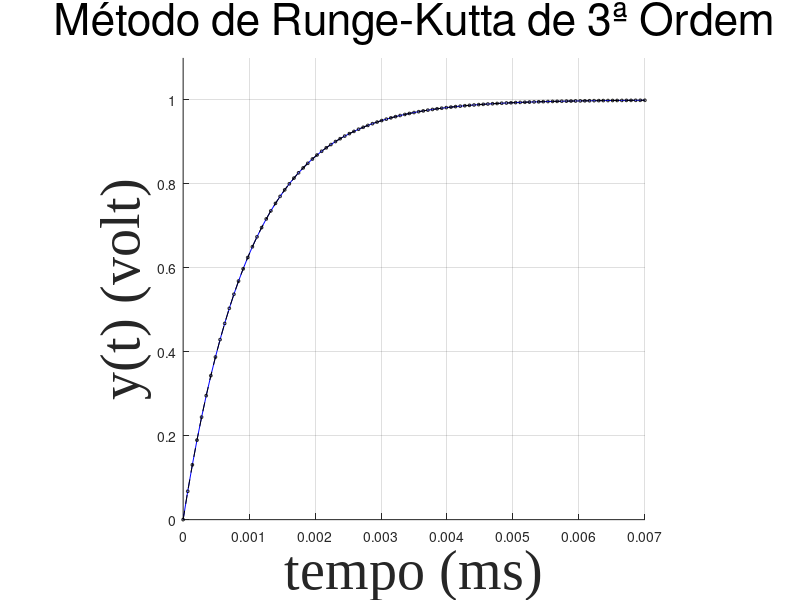
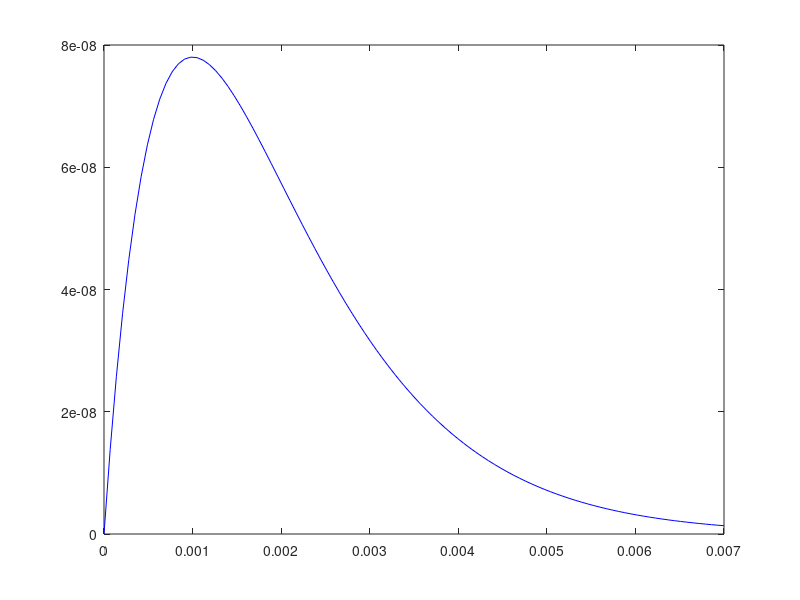

Source code (MATLAB) for these figures, in order:
%RK4 - Carga_capacitor
clear all,close all, clc
% DADOS DO PVI
R = 1000;
C = 0.000001;
tensao_inicial = 1;
tau = R.*C;

a=0; b=7E-3; m=100; h=(b-a)/m;

xj(1) = 0;
yj(1) = 0;

x=[0:0.00007:.007]'; %% x = tempo t (ms)
y = 1 - exp(-x./tau); %% RESPOSTA EXATA

f = @(x,y) ( 1 - y )./ tau;

for j=1:m
    K1 = f(xj(j),yj(j))
    K2 = f( xj(j) + (h./2),yj(j) + (h./2).*K1);
    K3 = f( xj(j) + (h./2), yj(j) + (h./2).*K2);
    K4 = f( xj(j) + h , yj(j) + h.*K3);

    yj(j+1) = yj(j) + (h./6).*(K1 + 2.*K2 + 2.*K3 + K4);
    xj(j+1) = xj(j) + h;

end



figure(1);
hold on
plot(x,y,'b','Linewidth',.5)
plot(xj,yj,'k--',xj,yj,'ko','MarkerSize',2)
hold off

L1=xlabel('tempo (ms)');
L2=ylabel('y(t) (volt)');
L3=title('Método de Runge-Kutta de 3ª Ordem');
set(L1,'fontname','TimesNewRoman','FontSize',40);
set(L2,'fontname','TimesNewRoman','FontSize',40);
set(L3,'FontSize',32,'FontWeight','Normal');
axis([0 b 0 1.1])
axis square, box off, grid on
j=[0:m]'; ej=abs((1 - exp(-xj./tau)) - yj);
[j,xj',yj' ej']

figure(2);
plot(xj,ej,'b','Linewidth',.5)
